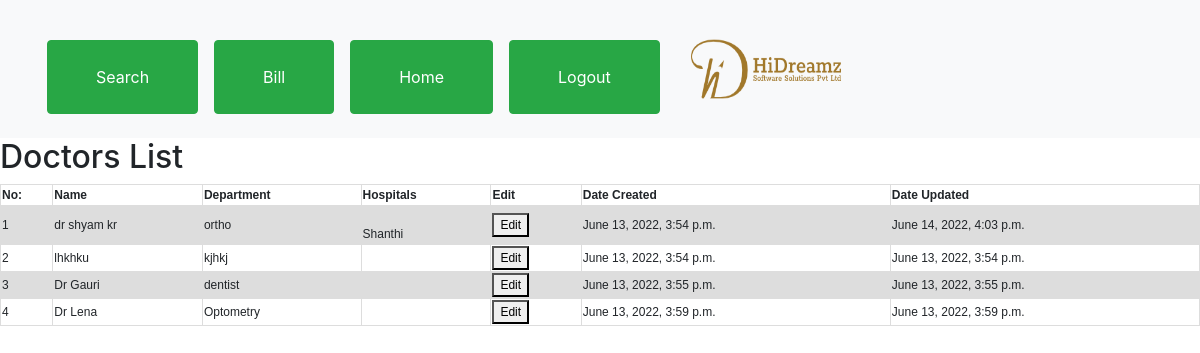
Page /lab/DoctorsList (signed in) on the committed database.
### LabAdmin/models.py (models this page shows, shortened)
class Doctors(models.Model):
    Doc_Name=models.CharField(max_length=25)
    Doc_Department=models.CharField(max_length=20)
    created_at=models.DateTimeField(auto_now_add=True)
    updated_at=models.DateTimeField(auto_now=True)

class Doctor_Hospital(models.Model):
    Doctor_Name=models.ForeignKey(Doctors,on_delete=models.CASCADE)
    Hospital_Name=models.ForeignKey(Hospital,on_delete=models.CASCADE)
    created_at=models.DateTimeField(auto_now_add=True)
    updated_at=models.DateTimeField(auto_now=True)

class Hospital(models.Model):
    Hospital_Name=models.CharField(max_length=50)
    Hospital_Address=models.CharField(max_length=200)
    created_at=models.DateTimeField(auto_now_add=True)
    updated_at=models.DateTimeField(auto_now=True)

### LabAdmin/views.py (the view)
# urls.py: path('DoctorsList',views.DocView,name='DoctorsList'),
@login_required(login_url='Login')
def DocView(request):
    doc=Doctors.objects.all()
    hs=Doctor_Hospital.objects.all()
    return render(request,'ViewDoctors.html',{'dc':doc,'h':hs,'billsearch':searchbill})

### templates/ViewDoctors.html (shortened to what this page needs)
{% include 'nav.html' %}
<!DOCTYPE html>
<html>
<head>
</head>
<body>
<h2>Doctors List</h2>
<table>
  <tr>
      <th>No: </th>
    <th>Name</th>
    <th>Department</th>
    <th>Hospitals</th>
    <th>Edit</th>
    <th>Date Created</th>
    <th>Date Updated</th>
  </tr>
  {% for i in dc %}
  <tr>
    <td>{{i.id}}</td>
    <td>{{i.Doc_Name}}</td>
    <td>{{i.Doc_Department}}</td>
    <td>
        {% for j in h %}
 {% if j.Doctor_Name.id == i.id %}
 <br>
 {{j.Hospital_Name.Hospital_Name}}
{% endif %}
<br>
{% endfor %}
<td><a href="{% url 'doctor_edit' i.id %}"><Button>Edit</Button></a></td>
    </td>
    <td>{{i.created_at}}</td>
    <td>{{i.updated_at}}</td>
  </tr>
  {% endfor %}
</table>
</body>
</html>

### static/css/styles/style.css (style rules this page uses)
th { padding: 1px !important; }
td { padding: 1px !important; }
body { font-size: 12px !important; }

### templates/ViewDoctors.html (style rules this page uses)
table { font-family: arial, sans-serif; border-collapse: collapse; width: 100%; }
td, th { border: 1px solid #dddddd; text-align: left; padding: 8px; }
tr:nth-child(even) { background-color: #dddddd; }

### rows in the picture
Doctors: id "1", Doc_Name "dr shyam kr", Doc_Department "ortho", created_at "June 13, 2022, 3:54 p.m.", updated_at "June 14, 2022, 4:03 p.m."
Doctor_Hospital: Hospital_Name.Hospital_Name "Shanthi"
Doctors: id "2", Doc_Name "lhkhku", Doc_Department "kjhkj", created_at "June 13, 2022, 3:54 p.m.", updated_at "June 13, 2022, 3:54 p.m."
Doctors: id "3", Doc_Name "Dr Gauri", Doc_Department "dentist", created_at "June 13, 2022, 3:55 p.m.", updated_at "June 13, 2022, 3:55 p.m."
Doctors: id "4", Doc_Name "Dr Lena", Doc_Department "Optometry", created_at "June 13, 2022, 3:59 p.m.", updated_at "June 13, 2022, 3:59 p.m."
